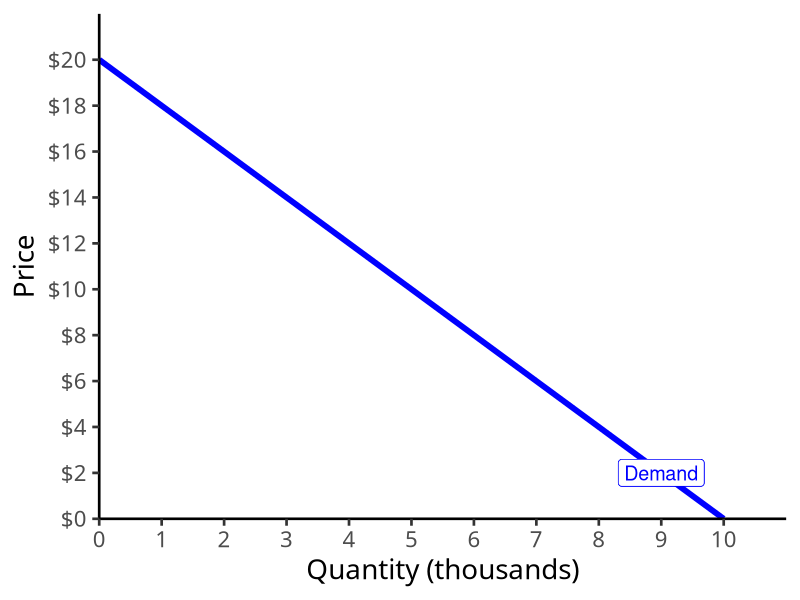
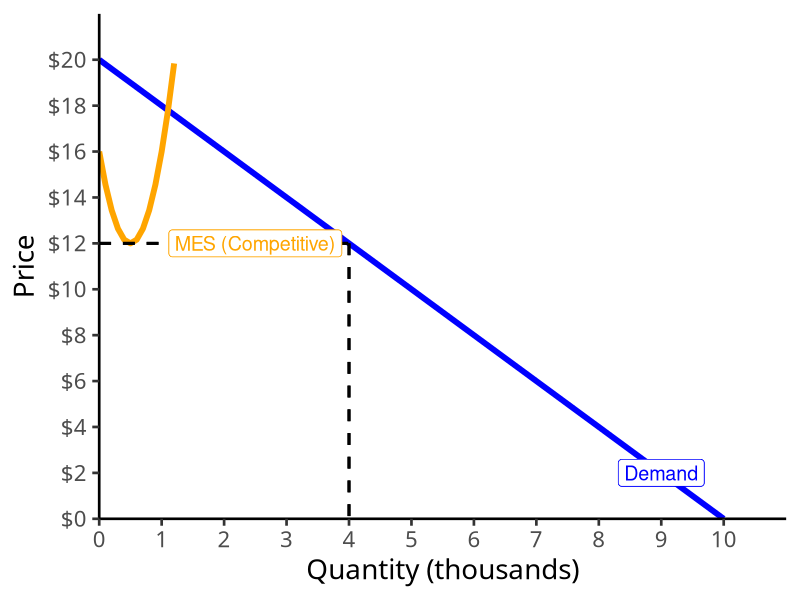
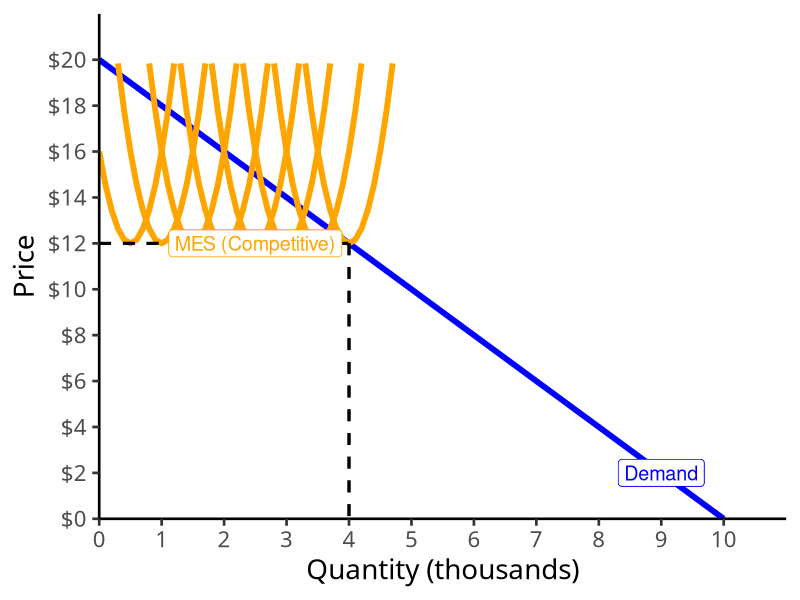
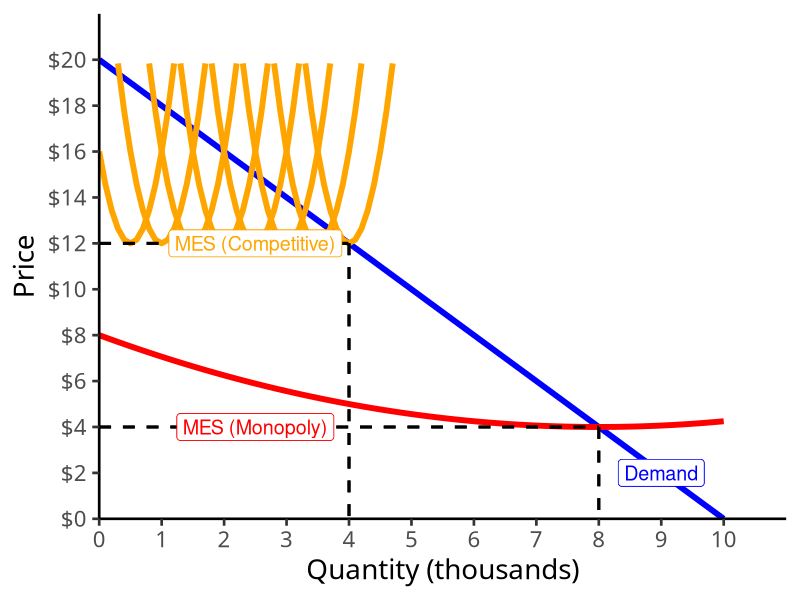
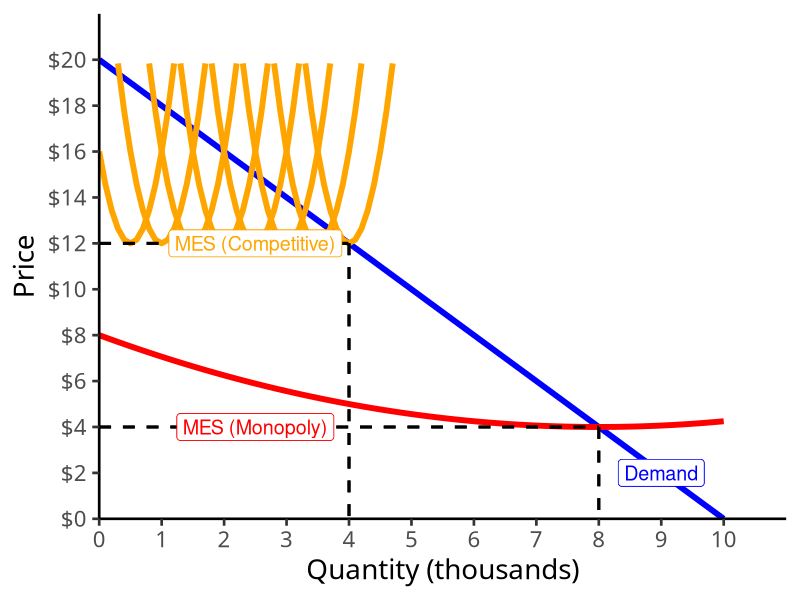
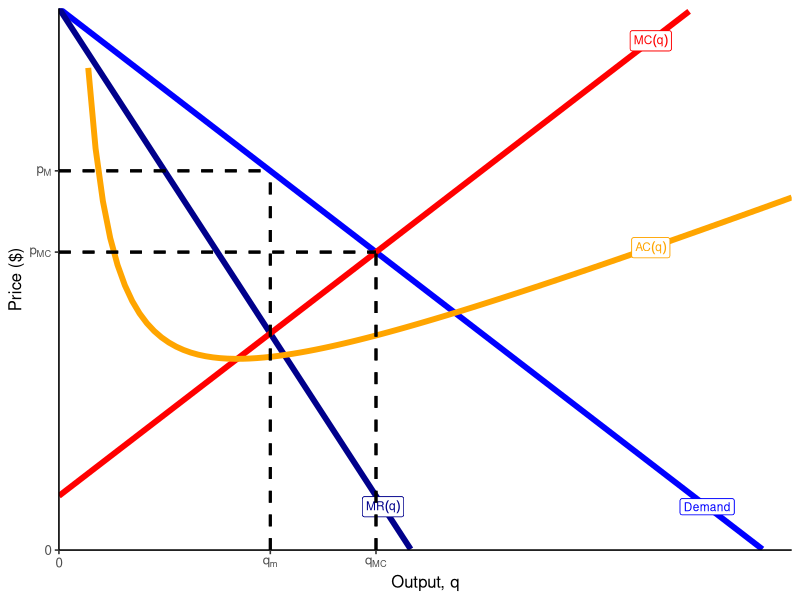
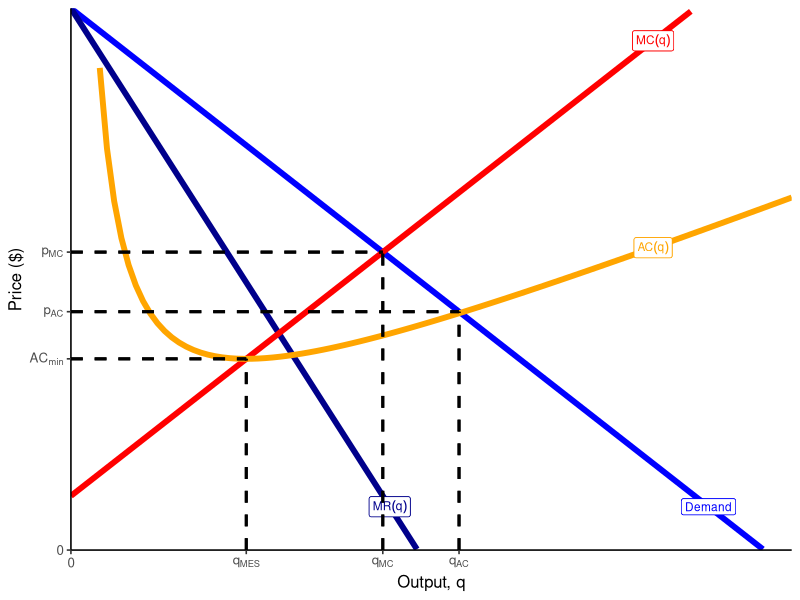
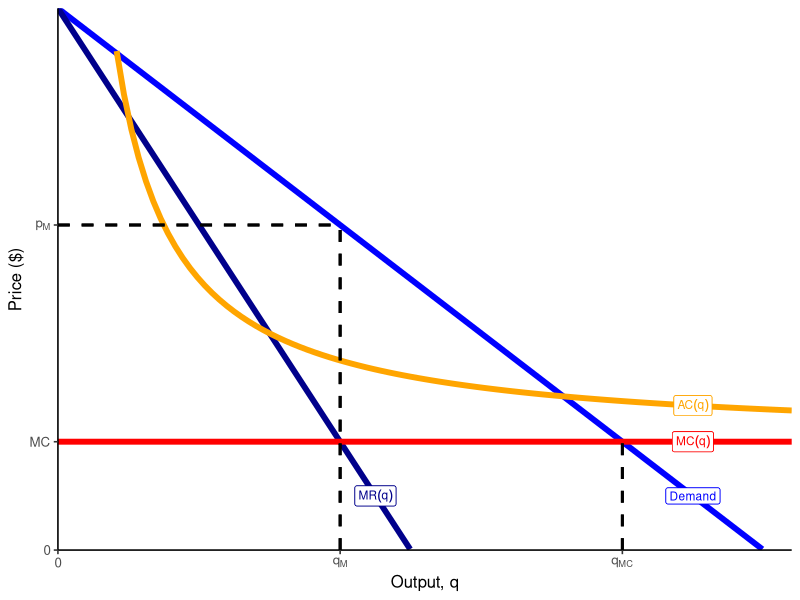

Source code (R) for these figures, in order:
## ---- chunk 1
options(htmltools.dir.version = FALSE)
knitr::opts_chunk$set(echo = F,
                      warning = F,
                      message = F,
                      fig.retina = 3,
                      fig.align = "center")
library("tidyverse")
library("ggrepel")

theme_slides <- theme_light() + 
  theme(
    text = element_text(family = "Fira Sans", size = 24)
  )

## ---- chunk 2
demand<-function(x){20-2*x}

mes_plot<-ggplot(data.frame(x=c(0,10)), aes(x=x))+
  stat_function(fun=demand, geom="line", size=2, color="blue")+
  geom_label(x = 9, y=demand(9), color = "blue", size = 5, label = "Demand")+
    scale_x_continuous(breaks=seq(0,10,1),
                     limits=c(0,10),
                     expand=expand_scale(mult=c(0,0.1)))+
  scale_y_continuous(breaks=seq(0,20,2),
                     limits=c(0,20),
                     labels=scales::dollar,
                     expand=expand_scale(mult=c(0,0.1)))+
  labs(x = "Quantity (thousands)",
       y = "Price")+
  theme_classic(base_family = "Fira Sans Condensed", base_size=20)+
  theme(legend.position = "bottom")
mes_plot
## ---- chunk 3
tiny_mes<-function(x){(4*x-2)^(2)+12}

mes_plot+
  stat_function(fun=tiny_mes, geom="line", size=2, color="orange")+
  geom_segment(x=0, xend=4, y=12, yend=12, size=1, linetype="dashed")+
  geom_segment(x=4, xend=4, y=12, yend=0, size=1, linetype="dashed")+
  geom_label(x=2.5, y=12, label="MES (Competitive)", color="orange", size=5)
## ---- chunk 4
tiny_mes_2<-function(x){(4*x-4)^(2)+12}
tiny_mes_3<-function(x){(4*x-6)^(2)+12}
tiny_mes_4<-function(x){(4*x-8)^(2)+12}
tiny_mes_5<-function(x){(4*x-10)^(2)+12}
tiny_mes_6<-function(x){(4*x-12)^(2)+12}
tiny_mes_7<-function(x){(4*x-14)^(2)+12}
tiny_mes_8<-function(x){(4*x-16)^(2)+12}

mes_plot+
  stat_function(fun=tiny_mes, geom="line", size=2, color="orange")+
  stat_function(fun=tiny_mes_2, geom="line", size=2, color="orange")+
  stat_function(fun=tiny_mes_3, geom="line", size=2, color="orange")+
  stat_function(fun=tiny_mes_4, geom="line", size=2, color="orange")+
  stat_function(fun=tiny_mes_5, geom="line", size=2, color="orange")+
  stat_function(fun=tiny_mes_6, geom="line", size=2, color="orange")+
  stat_function(fun=tiny_mes_7, geom="line", size=2, color="orange")+
  stat_function(fun=tiny_mes_8, geom="line", size=2, color="orange")+
  geom_segment(x=0, xend=4, y=12, yend=12, size=1, linetype="dashed")+
  geom_segment(x=4, xend=4, y=12, yend=0, size=1, linetype="dashed")+
  geom_label(x=2.5, y=12, label="MES (Competitive)", color="orange", size=5)
## ---- chunk 5
big_mes<-function(x){(0.25*x-2)^(2)+4}

mes_plot+
  stat_function(fun=tiny_mes, geom="line", size=2, color="orange")+
  stat_function(fun=tiny_mes_2, geom="line", size=2, color="orange")+
  stat_function(fun=tiny_mes_3, geom="line", size=2, color="orange")+
  stat_function(fun=tiny_mes_4, geom="line", size=2, color="orange")+
  stat_function(fun=tiny_mes_5, geom="line", size=2, color="orange")+
  stat_function(fun=tiny_mes_6, geom="line", size=2, color="orange")+
  stat_function(fun=tiny_mes_7, geom="line", size=2, color="orange")+
  stat_function(fun=tiny_mes_8, geom="line", size=2, color="orange")+
  geom_segment(x=0, xend=4, y=12, yend=12, size=1, linetype="dashed")+
  geom_segment(x=4, xend=4, y=12, yend=0, size=1, linetype="dashed")+
  geom_label(x=2.5, y=12, label="MES (Competitive)", color="orange", size=5)+
  stat_function(fun=big_mes, geom="line", size=2, color="red")+
  geom_segment(x=0, xend=8, y=4, yend=4, size=1, linetype="dashed")+
  geom_segment(x=8, xend=8, y=4, yend=0, size=1, linetype="dashed")+
  geom_label(x=2.5, y=4, label="MES (Monopoly)", color="red", size=5)
## ---- chunk 6
big_mes<-function(x){(0.25*x-2)^(2)+4}

mes_plot+
  stat_function(fun=tiny_mes, geom="line", size=2, color="orange")+
  stat_function(fun=tiny_mes_2, geom="line", size=2, color="orange")+
  stat_function(fun=tiny_mes_3, geom="line", size=2, color="orange")+
  stat_function(fun=tiny_mes_4, geom="line", size=2, color="orange")+
  stat_function(fun=tiny_mes_5, geom="line", size=2, color="orange")+
  stat_function(fun=tiny_mes_6, geom="line", size=2, color="orange")+
  stat_function(fun=tiny_mes_7, geom="line", size=2, color="orange")+
  stat_function(fun=tiny_mes_8, geom="line", size=2, color="orange")+
  geom_segment(x=0, xend=4, y=12, yend=12, size=1, linetype="dashed")+
  geom_segment(x=4, xend=4, y=12, yend=0, size=1, linetype="dashed")+
  geom_label(x=2.5, y=12, label="MES (Competitive)", color="orange", size=5)+
  stat_function(fun=big_mes, geom="line", size=2, color="red")+
  geom_segment(x=0, xend=8, y=4, yend=4, size=1, linetype="dashed")+
  geom_segment(x=8, xend=8, y=4, yend=0, size=1, linetype="dashed")+
  geom_label(x=2.5, y=4, label="MES (Monopoly)", color="red", size=5)
## ---- chunk 7
mc_w=function(x){10*x+50}
ac_w=function(x){5*x+50+800/x}
demand=function(x){500-10*x}
mr=function(x){500-20*x}
CS_1<-tribble(
  ~x, ~y,
  0, 500,
  0, 20,
  48,20
)
ggplot(data.frame(x=c(0,10)), aes(x=x))+
  #geom_polygon(data=CS_1,aes(x=x,y=y),fill="blue",alpha=0.3)+
  stat_function(fun=demand, geom="line", size=2, color = "blue")+
    geom_label(aes(x=46,y=demand(46)), color = "blue", label="Demand", size = 3)+
    stat_function(fun=mr, geom="line", size=2, color = "darkblue")+
    geom_label(aes(x=23,y=mr(23)), color = "darkblue", label=expression(MR(q)), size = 3)+
  stat_function(fun=mc_w, geom="line", size=2, color = "red")+
    geom_label(aes(x=42,y=mc_w(42)), color = "red", label=expression(MC(q)), size = 3)+
  stat_function(fun=ac_w, geom="line", size=2, color = "orange")+
    geom_label(aes(x=42,y=ac_w(42)), color = "orange", label=expression(AC(q)), size = 3)+
  
  
  geom_segment(x=15,xend=15,y=0,yend=350, linetype="dashed", size=1)+
  geom_segment(x=0,xend=15,y=350,yend=350, linetype="dashed", size=1)+
  
  geom_segment(x=22.5,xend=22.5,y=0,yend=275, linetype="dashed", size=1)+
  geom_segment(x=0,xend=22.5,y=275,yend=275, linetype="dashed", size=1)+

  
    scale_x_continuous(breaks=c(0,15, 22.5), #seq(0,52,4),
                       labels=c(0,expression(q[m]), expression(q[MC])),
                       limits=c(0,52),
                       expand=c(0,0))+
  scale_y_continuous(breaks=c(0,275,350), #seq(0,500,20),
                     limits=c(0,500),
                     expand=c(0,0),
                     label=c(0,expression(p[MC]), expression(p[M])))+
  labs(x = "Output, q",
       y = "Price ($)")+
  theme_classic(base_size=12)
## ---- chunk 8
mc_w=function(x){10*x+50}
ac_w=function(x){5*x+50+800/x}
demand=function(x){500-10*x}
mr=function(x){500-20*x}
CS_1<-tribble(
  ~x, ~y,
  0, 500,
  0, 20,
  48,20
)
ggplot(data.frame(x=c(0,10)), aes(x=x))+
  #geom_polygon(data=CS_1,aes(x=x,y=y),fill="blue",alpha=0.3)+
  stat_function(fun=demand, geom="line", size=2, color = "blue")+
    geom_label(aes(x=46,y=demand(46)), color = "blue", label="Demand", size = 3)+
    stat_function(fun=mr, geom="line", size=2, color = "darkblue")+
    geom_label(aes(x=23,y=mr(23)), color = "darkblue", label=expression(MR(q)), size = 3)+
  stat_function(fun=mc_w, geom="line", size=2, color = "red")+
    geom_label(aes(x=42,y=mc_w(42)), color = "red", label=expression(MC(q)), size = 3)+
  stat_function(fun=ac_w, geom="line", size=2, color = "orange")+
    geom_label(aes(x=42,y=ac_w(42)), color = "orange", label=expression(AC(q)), size = 3)+
  
  
  geom_segment(x=22.5,xend=22.5,y=0,yend=275, linetype="dashed", size=1)+
  geom_segment(x=0,xend=22.5,y=275,yend=275, linetype="dashed", size=1)+

  geom_segment(x=28,xend=28,y=0,yend=220, linetype="dashed", size=1)+
  geom_segment(x=0,xend=28,y=220,yend=220, linetype="dashed", size=1)+
  
  geom_segment(x=12.65,xend=12.65,y=0,yend=176.5, linetype="dashed", size=1)+
  geom_segment(x=0,xend=12.65,y=176.5,yend=176.5, linetype="dashed", size=1)+

    scale_x_continuous(breaks=c(0,12.65, 22.5, 28), #seq(0,52,4),
                       labels=c(0,expression(q[MES]),expression(q[MC]), expression(q[AC])),
                       limits=c(0,52),
                       expand=c(0,0))+
  scale_y_continuous(breaks=c(0,176.5,220, 275), #seq(0,500,20),
                     limits=c(0,500),
                     expand=c(0,0),
                     label=c(0,expression(AC[min]), expression(p[AC]),expression(p[MC])))+
  labs(x = "Output, q",
       y = "Price ($)")+
  theme_classic(base_size=12)
## ---- chunk 9
mc=function(x){100}
ac=function(x){100+1500/x}
demand=function(x){500-10*x}
mr=function(x){500-20*x}
CS_1<-tribble(
  ~x, ~y,
  0, 500,
  0, 20,
  48,20
)
ggplot(data.frame(x=c(0,10)), aes(x=x))+
  #geom_polygon(data=CS_1,aes(x=x,y=y),fill="blue",alpha=0.3)+
  stat_function(fun=demand, geom="line", size=2, color = "blue")+
    geom_label(aes(x=45,y=demand(45)), color = "blue", label="Demand", size = 3)+
    stat_function(fun=mr, geom="line", size=2, color = "darkblue")+
    geom_label(aes(x=22.5,y=mr(22.5)), color = "darkblue", label=expression(MR(q)), size = 3)+
  stat_function(fun=mc, geom="line", size=2, color = "red")+
    geom_label(aes(x=45,y=mc(45)), color = "red", label=expression(MC(q)), size = 3)+
  stat_function(fun=ac, geom="line", size=2, color = "orange")+
    geom_label(aes(x=45,y=ac(45)), color = "orange", label=expression(AC(q)), size = 3)+

    geom_segment(x=20,xend=20,y=0,yend=300, linetype="dashed", size=1)+
  geom_segment(x=0,xend=20,y=300,yend=300, linetype="dashed", size=1)+

  geom_segment(x=40,xend=40,y=0,yend=100, linetype="dashed", size=1)+


      scale_x_continuous(breaks=c(0,20,40), #seq(0,52,4),
                       labels=c(0,expression(q[M]),expression(q[MC])),
                       limits=c(0,52),
                       expand=c(0,0))+
  scale_y_continuous(breaks=c(0,100,300), #seq(0,500,20),
                     limits=c(0,500),
                     expand=c(0,0),
                     label=c(0,expression(MC),expression(p[M])))+
  labs(x = "Output, q",
       y = "Price ($)")+
  theme_classic(base_size=12)
## ---- chunk 10
mc=function(x){100}
ac=function(x){100+1500/x}
demand=function(x){500-10*x}
mr=function(x){500-20*x}
CS_1<-tribble(
  ~x, ~y,
  0, 500,
  0, 20,
  48,20
)
ggplot(data.frame(x=c(0,10)), aes(x=x))+
  #geom_polygon(data=CS_1,aes(x=x,y=y),fill="blue",alpha=0.3)+
  stat_function(fun=demand, geom="line", size=2, color = "blue")+
    geom_label(aes(x=45,y=demand(45)), color = "blue", label="Demand", size = 3)+
    stat_function(fun=mr, geom="line", size=2, color = "darkblue")+
    geom_label(aes(x=22.5,y=mr(22.5)), color = "darkblue", label=expression(MR(q)), size = 3)+
  stat_function(fun=mc, geom="line", size=2, color = "red")+
    geom_label(aes(x=45,y=mc(45)), color = "red", label=expression(MC(q)), size = 3)+
  stat_function(fun=ac, geom="line", size=2, color = "orange")+
    geom_label(aes(x=45,y=ac(45)), color = "orange", label=expression(AC(q)), size = 3)+

  geom_segment(x=20,xend=20,y=0,yend=300, linetype="dashed", size=1)+
  geom_segment(x=0,xend=20,y=300,yend=300, linetype="dashed", size=1)+

  geom_segment(x=35.81,xend=35.81,y=0,yend=141.9, linetype="dashed", size=1)+
  geom_segment(x=0,xend=35.81,y=141.9,yend=141.9, linetype="dashed", size=1)+

  geom_segment(x=40,xend=40,y=0,yend=100, linetype="dashed", size=1)+

  scale_x_continuous(breaks=c(0,20,35.81,40), #seq(0,52,4),
                       labels=c(0,expression(q[M]),expression(q[AC]),expression(q[MC])),
                       limits=c(0,52),
                       expand=c(0,0))+
  scale_y_continuous(breaks=c(0,100,141.9,300), #seq(0,500,20),
                     limits=c(0,500),
                     expand=c(0,0),
                     label=c(0,expression(MC),expression(p[AC]),expression(p[M])))+
  labs(x = "Output, q",
       y = "Price ($)")+
  theme_classic(base_size=12)
## ---- chunk 11
mc_w=function(x){10*x+50}
ac_w=function(x){5*x+50+800/x}
demand=function(x){500-10*x}
mr=function(x){500-20*x}
CS_1<-tribble(
  ~x, ~y,
  0, 500,
  0, 20,
  48,20
)
ggplot(data.frame(x=c(0,10)), aes(x=x))+
  #geom_polygon(data=CS_1,aes(x=x,y=y),fill="blue",alpha=0.3)+
  stat_function(fun=demand, geom="line", size=2, color = "blue")+
    geom_label(aes(x=46,y=demand(46)), color = "blue", label="Demand", size = 3)+
    stat_function(fun=mr, geom="line", size=2, color = "darkblue")+
    geom_label(aes(x=23,y=mr(23)), color = "darkblue", label=expression(MR(q)), size = 3)+
  stat_function(fun=mc_w, geom="line", size=2, color = "red")+
    geom_label(aes(x=42,y=mc_w(42)), color = "red", label=expression(MC(q)), size = 3)+
  stat_function(fun=ac_w, geom="line", size=2, color = "orange")+
    geom_label(aes(x=42,y=ac_w(42)), color = "orange", label=expression(AC(q)), size = 3)+
  
  
  geom_segment(x=15,xend=15,y=0,yend=350, linetype="dashed", size=1)+
  geom_segment(x=0,xend=15,y=350,yend=350, linetype="dashed", size=1)+
  
  geom_segment(x=22.5,xend=22.5,y=0,yend=275, linetype="dashed", size=1)+
  geom_segment(x=0,xend=22.5,y=275,yend=275, linetype="dashed", size=1)+

  
    scale_x_continuous(breaks=c(0,15, 22.5), #seq(0,52,4),
                       labels=c(0,expression(q[m]), expression(q[MC])),
                       limits=c(0,52),
                       expand=c(0,0))+
  scale_y_continuous(breaks=c(0,275,350), #seq(0,500,20),
                     limits=c(0,500),
                     expand=c(0,0),
                     label=c(0,expression(p[MC]), expression(p[M])))+
  labs(x = "Output, q",
       y = "Price ($)")+
  theme_classic(base_size=12)
## ---- chunk 12
mc_w=function(x){10*x+50}
ac_w=function(x){5*x+50+800/x}
demand=function(x){500-10*x}
mr=function(x){500-20*x}
CS_wm<-tribble(
  ~x, ~y,
  0, 500,
  0, 350,
  15,350
)
DWL_wm<-tribble(
  ~x, ~y,
  15, 350,
  15, 200,
  22.5,275
)

ggplot(data.frame(x=c(0,10)), aes(x=x))+
  geom_polygon(data=CS_wm,aes(x=x,y=y),fill="blue",alpha=0.3)+
  geom_polygon(data=DWL_wm,aes(x=x,y=y),fill="black",alpha=0.7)+
  geom_rect(xmin=0,xmax=15,ymin=178.33,ymax=350, fill="green",alpha=0.3)+
  stat_function(fun=demand, geom="line", size=2, color = "blue")+
    geom_label(aes(x=46,y=demand(46)), color = "blue", label="Demand", size = 3)+
    stat_function(fun=mr, geom="line", size=2, color = "darkblue")+
    geom_label(aes(x=23,y=mr(23)), color = "darkblue", label=expression(MR(q)), size = 3)+
  stat_function(fun=mc_w, geom="line", size=2, color = "red")+
    geom_label(aes(x=42,y=mc_w(42)), color = "red", label=expression(MC(q)), size = 3)+
  stat_function(fun=ac_w, geom="line", size=2, color = "orange")+
    geom_label(aes(x=42,y=ac_w(42)), color = "orange", label=expression(AC(q)), size = 3)+
  
  
  geom_segment(x=15,xend=15,y=0,yend=350, linetype="dashed", size=1)+
  geom_segment(x=0,xend=15,y=350,yend=350, linetype="dashed", size=1)+
  
  geom_segment(x=22.5,xend=22.5,y=0,yend=275, linetype="dashed", size=1)+
  geom_segment(x=0,xend=22.5,y=275,yend=275, linetype="dashed", size=1)+

  geom_segment(x=0,xend=15,y=178.33,yend=178.33, linetype="dashed", size=1)+

    scale_x_continuous(breaks=c(0,15, 22.5), #seq(0,52,4),
                       labels=c(0,expression(q[M]), expression(q[MC])),
                       limits=c(0,52),
                       expand=c(0,0))+
  scale_y_continuous(breaks=c(0,275,350), #seq(0,500,20),
                     limits=c(0,500),
                     expand=c(0,0),
                     label=c(0,expression(p[MC]), expression(p[M])))+
  labs(x = "Output, q",
       y = "Price ($)")+
  theme_classic(base_size=12)
## ---- chunk 13
mc_w=function(x){10*x+50}
ac_w=function(x){5*x+50+800/x}
demand=function(x){500-10*x}
mr=function(x){500-20*x}
CS_w2<-tribble(
  ~x, ~y,
  0, 500,
  0, 275,
  22.5,275
)

ggplot(data.frame(x=c(0,10)), aes(x=x))+
  geom_polygon(data=CS_w2,aes(x=x,y=y),fill="blue",alpha=0.3)+
  geom_rect(xmin=0,xmax=22.5,ymin=198,ymax=275, fill="green",alpha=0.3)+
  stat_function(fun=demand, geom="line", size=2, color = "blue")+
    geom_label(aes(x=46,y=demand(46)), color = "blue", label="Demand", size = 3)+
    stat_function(fun=mr, geom="line", size=2, color = "darkblue")+
    geom_label(aes(x=23,y=mr(23)), color = "darkblue", label=expression(MR(q)), size = 3)+
  stat_function(fun=mc_w, geom="line", size=2, color = "red")+
    geom_label(aes(x=42,y=mc_w(42)), color = "red", label=expression(MC(q)), size = 3)+
  stat_function(fun=ac_w, geom="line", size=2, color = "orange")+
    geom_label(aes(x=42,y=ac_w(42)), color = "orange", label=expression(AC(q)), size = 3)+
  
  
  geom_segment(x=15,xend=15,y=0,yend=350, linetype="dashed", size=1)+
  geom_segment(x=0,xend=15,y=350,yend=350, linetype="dashed", size=1)+
  
  geom_segment(x=22.5,xend=22.5,y=0,yend=275, linetype="dashed", size=1)+
  geom_segment(x=0,xend=22.5,y=275,yend=275, linetype="dashed", size=1)+

  geom_segment(x=0,xend=22.5,y=198,yend=198, linetype="dashed", size=1)+

    scale_x_continuous(breaks=c(0,15, 22.5), #seq(0,52,4),
                       labels=c(0,expression(q[M]), expression(q[MC])),
                       limits=c(0,52),
                       expand=c(0,0))+
  scale_y_continuous(breaks=c(0,275,350), #seq(0,500,20),
                     limits=c(0,500),
                     expand=c(0,0),
                     label=c(0,expression(p[MC]), expression(p[M])))+
  labs(x = "Output, q",
       y = "Price ($)")+
  theme_classic(base_size=12)
## ---- chunk 14
mc=function(x){100}
ac=function(x){100+1500/x}
demand=function(x){500-10*x}
mr=function(x){500-20*x}
CS_s1<-tribble(
  ~x, ~y,
  0, 500,
  0, 300,
  20,300
)
DWL_s1<-tribble(
  ~x, ~y,
  20, 300,
  20, 100,
  40,100
)

ggplot(data.frame(x=c(0,10)), aes(x=x))+
  geom_polygon(data=CS_s1,aes(x=x,y=y),fill="blue",alpha=0.3)+
  geom_polygon(data=DWL_s1,aes(x=x,y=y),fill="black",alpha=0.7)+
  geom_rect(xmin=0,xmax=20,ymin=ac(20),ymax=300, fill="green",alpha=0.3)+
  stat_function(fun=demand, geom="line", size=2, color = "blue")+
    geom_label(aes(x=45,y=demand(45)), color = "blue", label="Demand", size = 3)+
    stat_function(fun=mr, geom="line", size=2, color = "darkblue")+
    geom_label(aes(x=22.5,y=mr(22.5)), color = "darkblue", label=expression(MR(q)), size = 3)+
  stat_function(fun=mc, geom="line", size=2, color = "red")+
    geom_label(aes(x=45,y=mc(45)), color = "red", label=expression(MC(q)), size = 3)+
  stat_function(fun=ac, geom="line", size=2, color = "orange")+
    geom_label(aes(x=45,y=ac(45)), color = "orange", label=expression(AC(q)), size = 3)+

  geom_segment(x=20,xend=20,y=0,yend=300, linetype="dashed", size=1)+
  geom_segment(x=0,xend=20,y=300,yend=300, linetype="dashed", size=1)+

  geom_segment(x=0,xend=20,y=ac(20),yend=ac(20), linetype="dashed", size=1)+

  scale_x_continuous(breaks=c(0,20,40), #seq(0,52,4),
                       labels=c(0,expression(q[M]),expression(q[MC])),
                       limits=c(0,52),
                       expand=c(0,0))+
  scale_y_continuous(breaks=c(0,100,300), #seq(0,500,20),
                     limits=c(0,500),
                     expand=c(0,0),
                     label=c(0,expression(MC),expression(p[M])))+
  labs(x = "Output, q",
       y = "Price ($)")+
  theme_classic(base_size=12)
## ---- chunk 15
ggplot(data.frame(x=c(0,10)), aes(x=x))+
  geom_rect(xmin=0,xmax=40,ymin=ac(40),ymax=100, fill="black",alpha=0.7)+
  stat_function(fun=demand, geom="line", size=2, color = "blue")+
    geom_label(aes(x=45,y=demand(45)), color = "blue", label="Demand", size = 3)+
    stat_function(fun=mr, geom="line", size=2, color = "darkblue")+
    geom_label(aes(x=22.5,y=mr(22.5)), color = "darkblue", label=expression(MR(q)), size = 3)+
  stat_function(fun=mc, geom="line", size=2, color = "red")+
    geom_label(aes(x=45,y=mc(45)), color = "red", label=expression(MC(q)), size = 3)+
  stat_function(fun=ac, geom="line", size=2, color = "orange")+
    geom_label(aes(x=45,y=ac(45)), color = "orange", label=expression(AC(q)), size = 3)+

    geom_segment(x=20,xend=20,y=0,yend=300, linetype="dashed", size=1)+
  geom_segment(x=0,xend=20,y=300,yend=300, linetype="dashed", size=1)+

  geom_segment(x=40,xend=40,y=0,yend=ac(40), linetype="dashed", size=1)+
  geom_segment(x=0,xend=40,y=ac(40),yend=ac(40), linetype="dashed", size=1)+

  scale_x_continuous(breaks=c(0,20,40), #seq(0,52,4),
                       labels=c(0,expression(q[M]),expression(q[MC])),
                       limits=c(0,52),
                       expand=c(0,0))+
  scale_y_continuous(breaks=c(0,100,300), #seq(0,500,20),
                     limits=c(0,500),
                     expand=c(0,0),
                     label=c(0,expression(MC),expression(p[M])))+
  labs(x = "Output, q",
       y = "Price ($)")+
  theme_classic(base_size=12)
## ---- chunk 16
mc=function(x){100}
ac=function(x){100+1500/x}
demand=function(x){500-10*x}
mr=function(x){500-20*x}
CS_s2<-tribble(
  ~x, ~y,
  0, 500,
  0, 141.9,
  35.81,141.9
)

DWL_s2<-tribble(
  ~x, ~y,
  35.81, 100,
  35.81,141.9,
  40, 100
)

ggplot(data.frame(x=c(0,10)), aes(x=x))+
  geom_polygon(data=CS_s2,aes(x=x,y=y),fill="blue",alpha=0.3)+
  geom_polygon(data=DWL_s2,aes(x=x,y=y),fill="black",alpha=0.7)+
  stat_function(fun=demand, geom="line", size=2, color = "blue")+
    geom_label(aes(x=45,y=demand(45)), color = "blue", label="Demand", size = 3)+
    stat_function(fun=mr, geom="line", size=2, color = "darkblue")+
    geom_label(aes(x=22.5,y=mr(22.5)), color = "darkblue", label=expression(MR(q)), size = 3)+
  stat_function(fun=mc, geom="line", size=2, color = "red")+
    geom_label(aes(x=45,y=mc(45)), color = "red", label=expression(MC(q)), size = 3)+
  stat_function(fun=ac, geom="line", size=2, color = "orange")+
    geom_label(aes(x=45,y=ac(45)), color = "orange", label=expression(AC(q)), size = 3)+

  geom_segment(x=20,xend=20,y=0,yend=300, linetype="dashed", size=1)+
  geom_segment(x=0,xend=20,y=300,yend=300, linetype="dashed", size=1)+

  geom_segment(x=35.81,xend=35.81,y=0,yend=141.9, linetype="dashed", size=1)+
  geom_segment(x=0,xend=35.81,y=141.9,yend=141.9, linetype="dashed", size=1)+

  geom_segment(x=40,xend=40,y=0,yend=100, linetype="dashed", size=1)+

  scale_x_continuous(breaks=c(0,20,35.81,40), #seq(0,52,4),
                       labels=c(0,expression(q[M]),expression(q[AC]),expression(q[MC])),
                       limits=c(0,52),
                       expand=c(0,0))+
  scale_y_continuous(breaks=c(0,100,141.9,300), #seq(0,500,20),
                     limits=c(0,500),
                     expand=c(0,0),
                     label=c(0,expression(MC),expression(p[AC]),expression(p[M])))+
  labs(x = "Output, q",
       y = "Price ($)")+
  theme_classic(base_size=12)
## ---- chunk 17
CS_s3<-tribble(
  ~x, ~y,
  0, 500,
  0, demand(30),
  30,demand(30)
)

DWL_s3<-tribble(
  ~x, ~y,
  30, demand(30),
  30, 100,
  40, 100
)

ggplot(data.frame(x=c(0,10)), aes(x=x))+
  geom_polygon(data=CS_s3,aes(x=x,y=y),fill="blue",alpha=0.3)+
  geom_polygon(data=DWL_s3,aes(x=x,y=y),fill="black",alpha=0.7)+
  geom_rect(xmin=0,xmax=30,ymin=ac(30),ymax=demand(30), fill="green", alpha=0.3)+
  stat_function(fun=demand, geom="line", size=2, color = "blue")+
    geom_label(aes(x=45,y=demand(45)), color = "blue", label="Demand", size = 3)+
    stat_function(fun=mr, geom="line", size=2, color = "darkblue")+
    geom_label(aes(x=22.5,y=mr(22.5)), color = "darkblue", label=expression(MR(q)), size = 3)+
  stat_function(fun=mc, geom="line", size=2, color = "red")+
    geom_label(aes(x=45,y=mc(45)), color = "red", label=expression(MC(q)), size = 3)+
  stat_function(fun=ac, geom="line", size=2, color = "orange")+
    geom_label(aes(x=45,y=ac(45)), color = "orange", label=expression(AC(q)), size = 3)+

  geom_segment(x=20,xend=20,y=0,yend=300, linetype="dashed", size=1)+
  geom_segment(x=0,xend=20,y=300,yend=300, linetype="dashed", size=1)+

  geom_segment(x=35.81,xend=35.81,y=0,yend=141.9, linetype="dashed", size=1)+
  geom_segment(x=0,xend=35.81,y=141.9,yend=141.9, linetype="dashed", size=1)+

    geom_segment(x=30,xend=30,y=0,yend=demand(30), linetype="dashed", size=1)+
  geom_segment(x=0,xend=30,y=demand(30),yend=demand(30), linetype="dashed", size=1)+
  geom_segment(x=0,xend=30,y=ac(30),yend=ac(30), linetype="dashed", size=1)+

    geom_segment(x=40,xend=40,y=0,yend=100, linetype="dashed", size=1)+

  scale_x_continuous(breaks=c(0,20,30,35.81,40), #seq(0,52,4),
                       labels=c(0,expression(q[M]),expression(q[ROR]),expression(q[AC]),expression(q[MC])),
                       limits=c(0,52),
                       expand=c(0,0))+
  scale_y_continuous(breaks=c(0,100,141.9,demand(30),300), #seq(0,500,20),
                     limits=c(0,500),
                     expand=c(0,0),
                     label=c(0,expression(MC),expression(p[AC]),expression(p[ROR]),expression(p[M])))+
  labs(x = "Output, q",
       y = "Price ($)")+
  theme_classic(base_size=12)
